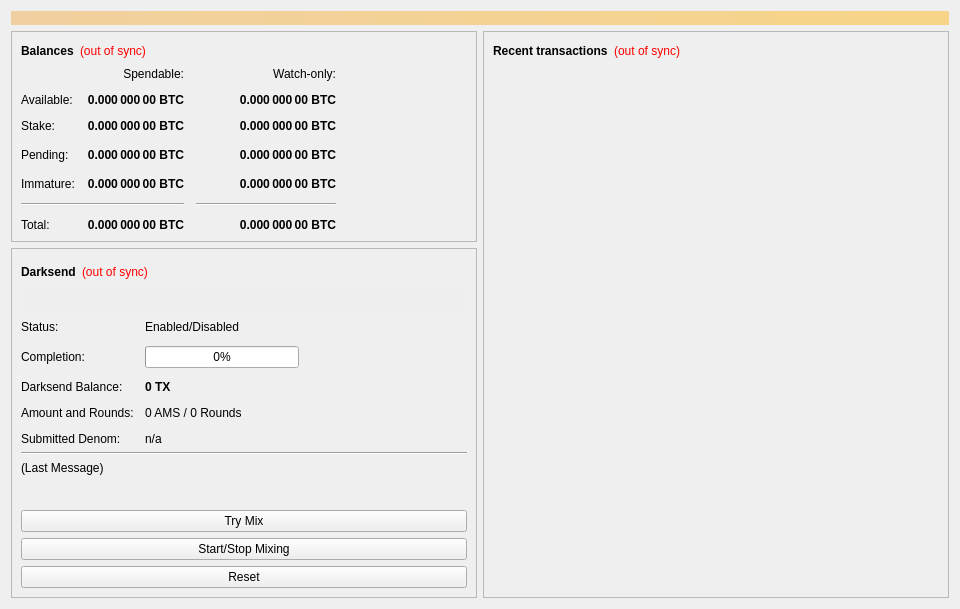
<?xml version="1.0" encoding="UTF-8"?>
<ui version="4.0">
 <class>OverviewPage</class>
 <widget class="QWidget" name="OverviewPage">
  <property name="geometry">
   <rect>
    <x>0</x>
    <y>0</y>
    <width>960</width>
    <height>594</height>
   </rect>
  </property>
  <property name="minimumSize">
   <size>
    <width>960</width>
    <height>0</height>
   </size>
  </property>
  <property name="windowTitle">
   <string>Form</string>
  </property>
  <layout class="QVBoxLayout" name="topLayout">
   <item>
    <widget class="QLabel" name="labelAlerts">
     <property name="visible">
      <bool>false</bool>
     </property>
     <property name="styleSheet">
      <string notr="true">background-color: qlineargradient(x1: 0, y1: 0, x2: 1, y2: 0, stop:0 #F0D0A0, stop:1 #F8D488); color:#000000;</string>
     </property>
     <property name="wordWrap">
      <bool>true</bool>
     </property>
     <property name="margin">
      <number>3</number>
     </property>
    </widget>
   </item>
   <item>
    <layout class="QHBoxLayout" name="horizontalLayout" stretch="1,1">
     <item>
      <layout class="QVBoxLayout" name="verticalLayout_2">
       <item>
        <widget class="QFrame" name="frame">
         <property name="frameShape">
          <enum>QFrame::StyledPanel</enum>
         </property>
         <property name="frameShadow">
          <enum>QFrame::Raised</enum>
         </property>
         <layout class="QVBoxLayout" name="verticalLayout_4">
          <item>
           <layout class="QHBoxLayout" name="horizontalLayout_4">
            <item>
             <widget class="QLabel" name="label_5">
              <property name="font">
               <font>
                <weight>75</weight>
                <bold>true</bold>
               </font>
              </property>
              <property name="text">
               <string>Balances</string>
              </property>
             </widget>
            </item>
            <item>
             <widget class="QLabel" name="labelWalletStatus">
              <property name="cursor">
               <cursorShape>WhatsThisCursor</cursorShape>
              </property>
              <property name="toolTip">
               <string>The displayed information may be out of date. Your wallet automatically synchronizes with the Transfer network after a connection is established, but this process has not completed yet.</string>
              </property>
              <property name="styleSheet">
               <string notr="true">QLabel { color: red; }</string>
              </property>
              <property name="text">
               <string notr="true">(out of sync)</string>
              </property>
              <property name="alignment">
               <set>Qt::AlignLeading|Qt::AlignLeft|Qt::AlignVCenter</set>
              </property>
             </widget>
            </item>
            <item>
             <spacer name="horizontalSpacer_3">
              <property name="orientation">
               <enum>Qt::Horizontal</enum>
              </property>
              <property name="sizeHint" stdset="0">
               <size>
                <width>40</width>
                <height>20</height>
               </size>
              </property>
             </spacer>
            </item>
           </layout>
          </item>
          <item>
           <layout class="QGridLayout" name="gridLayout">
            <property name="spacing">
             <number>12</number>
            </property>
            <item row="3" column="2">
             <widget class="QLabel" name="labelWatchPending">
              <property name="font">
               <font>
                <weight>75</weight>
                <bold>true</bold>
               </font>
              </property>
              <property name="cursor">
               <cursorShape>IBeamCursor</cursorShape>
              </property>
              <property name="toolTip">
               <string>Unconfirmed transactions to watch-only addresses</string>
              </property>
              <property name="text">
               <string notr="true">0.000 000 00 BTC</string>
              </property>
              <property name="alignment">
               <set>Qt::AlignRight|Qt::AlignTrailing|Qt::AlignVCenter</set>
              </property>
              <property name="textInteractionFlags">
               <set>Qt::LinksAccessibleByMouse|Qt::TextSelectableByKeyboard|Qt::TextSelectableByMouse</set>
              </property>
             </widget>
            </item>
            <item row="3" column="1">
             <widget class="QLabel" name="labelUnconfirmed">
              <property name="font">
               <font>
                <weight>75</weight>
                <bold>true</bold>
               </font>
              </property>
              <property name="cursor">
               <cursorShape>IBeamCursor</cursorShape>
              </property>
              <property name="toolTip">
               <string>Total of transactions that have yet to be confirmed, and do not yet count toward the spendable balance</string>
              </property>
              <property name="text">
               <string notr="true">0.000 000 00 BTC</string>
              </property>
              <property name="alignment">
               <set>Qt::AlignRight|Qt::AlignTrailing|Qt::AlignVCenter</set>
              </property>
              <property name="textInteractionFlags">
               <set>Qt::LinksAccessibleByMouse|Qt::TextSelectableByKeyboard|Qt::TextSelectableByMouse</set>
              </property>
             </widget>
            </item>
            <item row="4" column="2">
             <widget class="QLabel" name="labelWatchImmature">
              <property name="font">
               <font>
                <weight>75</weight>
                <bold>true</bold>
               </font>
              </property>
              <property name="cursor">
               <cursorShape>IBeamCursor</cursorShape>
              </property>
              <property name="toolTip">
               <string>Mined balance in watch-only addresses that has not yet matured</string>
              </property>
              <property name="text">
               <string notr="true">0.000 000 00 BTC</string>
              </property>
              <property name="alignment">
               <set>Qt::AlignRight|Qt::AlignTrailing|Qt::AlignVCenter</set>
              </property>
              <property name="textInteractionFlags">
               <set>Qt::LinksAccessibleByMouse|Qt::TextSelectableByKeyboard|Qt::TextSelectableByMouse</set>
              </property>
             </widget>
            </item>
            <item row="5" column="0" colspan="2">
             <widget class="Line" name="lineSpendableBalance">
              <property name="orientation">
               <enum>Qt::Horizontal</enum>
              </property>
             </widget>
            </item>
            <item row="5" column="2">
             <widget class="Line" name="lineWatchBalance">
              <property name="sizePolicy">
               <sizepolicy hsizetype="Preferred" vsizetype="Fixed">
                <horstretch>0</horstretch>
                <verstretch>0</verstretch>
               </sizepolicy>
              </property>
              <property name="minimumSize">
               <size>
                <width>140</width>
                <height>0</height>
               </size>
              </property>
              <property name="orientation">
               <enum>Qt::Horizontal</enum>
              </property>
             </widget>
            </item>
            <item row="6" column="0">
             <widget class="QLabel" name="labelTotalText">
              <property name="text">
               <string>Total:</string>
              </property>
             </widget>
            </item>
            <item row="4" column="1">
             <widget class="QLabel" name="labelImmature">
              <property name="font">
               <font>
                <weight>75</weight>
                <bold>true</bold>
               </font>
              </property>
              <property name="cursor">
               <cursorShape>IBeamCursor</cursorShape>
              </property>
              <property name="toolTip">
               <string>Mined balance that has not yet matured</string>
              </property>
              <property name="text">
               <string notr="true">0.000 000 00 BTC</string>
              </property>
              <property name="alignment">
               <set>Qt::AlignRight|Qt::AlignTrailing|Qt::AlignVCenter</set>
              </property>
              <property name="textInteractionFlags">
               <set>Qt::LinksAccessibleByMouse|Qt::TextSelectableByKeyboard|Qt::TextSelectableByMouse</set>
              </property>
             </widget>
            </item>
            <item row="3" column="3">
             <spacer name="horizontalSpacer_2">
              <property name="orientation">
               <enum>Qt::Horizontal</enum>
              </property>
              <property name="sizeHint" stdset="0">
               <size>
                <width>40</width>
                <height>20</height>
               </size>
              </property>
             </spacer>
            </item>
            <item row="4" column="0">
             <widget class="QLabel" name="labelImmatureText">
              <property name="text">
               <string>Immature:</string>
              </property>
             </widget>
            </item>
            <item row="6" column="1">
             <widget class="QLabel" name="labelTotal">
              <property name="font">
               <font>
                <weight>75</weight>
                <bold>true</bold>
               </font>
              </property>
              <property name="cursor">
               <cursorShape>IBeamCursor</cursorShape>
              </property>
              <property name="toolTip">
               <string>Your current total balance</string>
              </property>
              <property name="text">
               <string notr="true">0.000 000 00 BTC</string>
              </property>
              <property name="alignment">
               <set>Qt::AlignRight|Qt::AlignTrailing|Qt::AlignVCenter</set>
              </property>
              <property name="textInteractionFlags">
               <set>Qt::LinksAccessibleByMouse|Qt::TextSelectableByKeyboard|Qt::TextSelectableByMouse</set>
              </property>
             </widget>
            </item>
            <item row="6" column="2">
             <widget class="QLabel" name="labelWatchTotal">
              <property name="font">
               <font>
                <weight>75</weight>
                <bold>true</bold>
               </font>
              </property>
              <property name="cursor">
               <cursorShape>IBeamCursor</cursorShape>
              </property>
              <property name="toolTip">
               <string>Current total balance in watch-only addresses</string>
              </property>
              <property name="text">
               <string notr="true">0.000 000 00 BTC</string>
              </property>
              <property name="alignment">
               <set>Qt::AlignRight|Qt::AlignTrailing|Qt::AlignVCenter</set>
              </property>
              <property name="textInteractionFlags">
               <set>Qt::LinksAccessibleByMouse|Qt::TextSelectableByKeyboard|Qt::TextSelectableByMouse</set>
              </property>
             </widget>
            </item>
            <item row="0" column="2">
             <widget class="QLabel" name="labelWatchonly">
              <property name="text">
               <string>Watch-only:</string>
              </property>
              <property name="alignment">
               <set>Qt::AlignRight|Qt::AlignTrailing|Qt::AlignVCenter</set>
              </property>
             </widget>
            </item>
            <item row="1" column="0">
             <widget class="QLabel" name="labelBalanceText">
              <property name="text">
               <string>Available:</string>
              </property>
             </widget>
            </item>
            <item row="1" column="1">
             <widget class="QLabel" name="labelBalance">
              <property name="font">
               <font>
                <weight>75</weight>
                <bold>true</bold>
               </font>
              </property>
              <property name="cursor">
               <cursorShape>IBeamCursor</cursorShape>
              </property>
              <property name="toolTip">
               <string>Your current spendable balance</string>
              </property>
              <property name="text">
               <string notr="true">0.000 000 00 BTC</string>
              </property>
              <property name="alignment">
               <set>Qt::AlignRight|Qt::AlignTrailing|Qt::AlignVCenter</set>
              </property>
              <property name="textInteractionFlags">
               <set>Qt::LinksAccessibleByMouse|Qt::TextSelectableByKeyboard|Qt::TextSelectableByMouse</set>
              </property>
             </widget>
            </item>
            <item row="2" column="0">
             <widget class="QLabel" name="label_10">
              <property name="text">
               <string>Stake:</string>
              </property>
             </widget>
            </item>
            <item row="2" column="1">
             <widget class="QLabel" name="labelStake">
              <property name="font">
               <font>
                <weight>75</weight>
                <bold>true</bold>
               </font>
              </property>
              <property name="cursor">
               <cursorShape>IBeamCursor</cursorShape>
              </property>
              <property name="toolTip">
               <string>Total of coins that was staked, and do not yet count toward the current balance</string>
              </property>
              <property name="text">
               <string notr="true">0.000 000 00 BTC</string>
              </property>
              <property name="alignment">
               <set>Qt::AlignRight|Qt::AlignTrailing|Qt::AlignVCenter</set>
              </property>
              <property name="textInteractionFlags">
               <set>Qt::LinksAccessibleByMouse|Qt::TextSelectableByKeyboard|Qt::TextSelectableByMouse</set>
              </property>
             </widget>
            </item>
            <item row="2" column="2">
             <widget class="QLabel" name="labelWatchStake">
              <property name="font">
               <font>
                <weight>75</weight>
                <bold>true</bold>
               </font>
              </property>
              <property name="cursor">
               <cursorShape>IBeamCursor</cursorShape>
              </property>
              <property name="toolTip">
               <string>Total of coins that was staked in watch-only addresses, and do not yet count toward the current watch-only balance</string>
              </property>
              <property name="text">
               <string notr="true">0.000 000 00 BTC</string>
              </property>
              <property name="alignment">
               <set>Qt::AlignRight|Qt::AlignTrailing|Qt::AlignVCenter</set>
              </property>
              <property name="textInteractionFlags">
               <set>Qt::LinksAccessibleByMouse|Qt::TextSelectableByKeyboard|Qt::TextSelectableByMouse</set>
              </property>
             </widget>
            </item>
            <item row="1" column="2">
             <widget class="QLabel" name="labelWatchAvailable">
              <property name="font">
               <font>
                <weight>75</weight>
                <bold>true</bold>
               </font>
              </property>
              <property name="cursor">
               <cursorShape>IBeamCursor</cursorShape>
              </property>
              <property name="toolTip">
               <string>Your current balance in watch-only addresses</string>
              </property>
              <property name="text">
               <string notr="true">0.000 000 00 BTC</string>
              </property>
              <property name="alignment">
               <set>Qt::AlignRight|Qt::AlignTrailing|Qt::AlignVCenter</set>
              </property>
              <property name="textInteractionFlags">
               <set>Qt::LinksAccessibleByMouse|Qt::TextSelectableByKeyboard|Qt::TextSelectableByMouse</set>
              </property>
             </widget>
            </item>
            <item row="3" column="0">
             <widget class="QLabel" name="labelPendingText">
              <property name="text">
               <string>Pending:</string>
              </property>
             </widget>
            </item>
            <item row="0" column="1">
             <widget class="QLabel" name="labelSpendable">
              <property name="text">
               <string>Spendable:</string>
              </property>
              <property name="alignment">
               <set>Qt::AlignRight|Qt::AlignTrailing|Qt::AlignVCenter</set>
              </property>
             </widget>
            </item>
           </layout>
          </item>
         </layout>
        </widget>
       </item>
       <item>
        <widget class="QFrame" name="frameDarksend">
         <property name="sizePolicy">
          <sizepolicy hsizetype="Expanding" vsizetype="Expanding">
           <horstretch>0</horstretch>
           <verstretch>0</verstretch>
          </sizepolicy>
         </property>
         <property name="minimumSize">
          <size>
           <width>0</width>
           <height>350</height>
          </size>
         </property>
         <property name="layoutDirection">
          <enum>Qt::LeftToRight</enum>
         </property>
         <property name="frameShape">
          <enum>QFrame::StyledPanel</enum>
         </property>
         <property name="frameShadow">
          <enum>QFrame::Raised</enum>
         </property>
         <layout class="QVBoxLayout" name="verticalLayout_5">
          <item>
           <layout class="QHBoxLayout" name="horizontalLayout_5">
            <item>
             <widget class="QLabel" name="label_2">
              <property name="font">
               <font>
                <weight>75</weight>
                <bold>true</bold>
               </font>
              </property>
              <property name="text">
               <string>Darksend</string>
              </property>
             </widget>
            </item>
            <item>
             <widget class="QLabel" name="labelDarksendSyncStatus">
              <property name="toolTip">
               <string>The displayed information may be out of date. Your wallet automatically synchronizes with the Transfer network after a connection is established, but this process has not completed yet.</string>
              </property>
              <property name="styleSheet">
               <string notr="true">QLabel { color: red; }</string>
              </property>
              <property name="text">
               <string notr="true">(out of sync)</string>
              </property>
              <property name="alignment">
               <set>Qt::AlignLeading|Qt::AlignLeft|Qt::AlignVCenter</set>
              </property>
             </widget>
            </item>
            <item>
             <spacer name="horizontalSpacer_4">
              <property name="orientation">
               <enum>Qt::Horizontal</enum>
              </property>
              <property name="sizeHint" stdset="0">
               <size>
                <width>40</width>
                <height>20</height>
               </size>
              </property>
             </spacer>
            </item>
           </layout>
          </item>
          <item>
           <widget class="QPushButton" name="runAutoDenom">
            <property name="palette">
             <palette>
              <active>
               <colorrole role="WindowText">
                <brush brushstyle="SolidPattern">
                 <color alpha="255">
                  <red>0</red>
                  <green>0</green>
                  <blue>0</blue>
                 </color>
                </brush>
               </colorrole>
               <colorrole role="Button">
                <brush brushstyle="SolidPattern">
                 <color alpha="255">
                  <red>239</red>
                  <green>238</green>
                  <blue>238</blue>
                 </color>
                </brush>
               </colorrole>
               <colorrole role="Light">
                <brush brushstyle="SolidPattern">
                 <color alpha="255">
                  <red>255</red>
                  <green>255</green>
                  <blue>255</blue>
                 </color>
                </brush>
               </colorrole>
               <colorrole role="Midlight">
                <brush brushstyle="SolidPattern">
                 <color alpha="255">
                  <red>247</red>
                  <green>246</green>
                  <blue>246</blue>
                 </color>
                </brush>
               </colorrole>
               <colorrole role="Dark">
                <brush brushstyle="SolidPattern">
                 <color alpha="255">
                  <red>119</red>
                  <green>119</green>
                  <blue>119</blue>
                 </color>
                </brush>
               </colorrole>
               <colorrole role="Mid">
                <brush brushstyle="SolidPattern">
                 <color alpha="255">
                  <red>159</red>
                  <green>159</green>
                  <blue>159</blue>
                 </color>
                </brush>
               </colorrole>
               <colorrole role="Text">
                <brush brushstyle="SolidPattern">
                 <color alpha="255">
                  <red>0</red>
                  <green>0</green>
                  <blue>0</blue>
                 </color>
                </brush>
               </colorrole>
               <colorrole role="BrightText">
                <brush brushstyle="SolidPattern">
                 <color alpha="255">
                  <red>255</red>
                  <green>255</green>
                  <blue>255</blue>
                 </color>
                </brush>
               </colorrole>
               <colorrole role="ButtonText">
                <brush brushstyle="SolidPattern">
                 <color alpha="255">
                  <red>0</red>
                  <green>0</green>
                  <blue>0</blue>
                 </color>
                </brush>
               </colorrole>
               <colorrole role="Base">
                <brush brushstyle="SolidPattern">
                 <color alpha="255">
                  <red>255</red>
                  <green>255</green>
                  <blue>255</blue>
                 </color>
                </brush>
               </colorrole>
               <colorrole role="Window">
                <brush brushstyle="SolidPattern">
                 <color alpha="255">
                  <red>239</red>
                  <green>238</green>
                  <blue>238</blue>
                 </color>
                </brush>
               </colorrole>
               <colorrole role="Shadow">
                <brush brushstyle="SolidPattern">
                 <color alpha="255">
                  <red>0</red>
                  <green>0</green>
                  <blue>0</blue>
                 </color>
                </brush>
               </colorrole>
               <colorrole role="AlternateBase">
                <brush brushstyle="SolidPattern">
                 <color alpha="255">
                  <red>247</red>
                  <green>246</green>
                  <blue>246</blue>
                 </color>
                </brush>
               </colorrole>
               <colorrole role="ToolTipBase">
                <brush brushstyle="SolidPattern">
                 <color alpha="255">
                  <red>255</red>
                  <green>255</green>
                  <blue>220</blue>
                 </color>
                </brush>
               </colorrole>
               <colorrole role="ToolTipText">
                <brush brushstyle="SolidPattern">
                 <color alpha="255">
                  <red>0</red>
                  <green>0</green>
                  <blue>0</blue>
                 </color>
                </brush>
               </colorrole>
              </active>
              <inactive>
               <colorrole role="WindowText">
                <brush brushstyle="SolidPattern">
                 <color alpha="255">
                  <red>0</red>
                  <green>0</green>
                  <blue>0</blue>
                 </color>
                </brush>
               </colorrole>
               <colorrole role="Button">
                <brush brushstyle="SolidPattern">
                 <color alpha="255">
                  <red>239</red>
                  <green>238</green>
                  <blue>238</blue>
                 </color>
                </brush>
               </colorrole>
               <colorrole role="Light">
                <brush brushstyle="SolidPattern">
                 <color alpha="255">
                  <red>255</red>
                  <green>255</green>
                  <blue>255</blue>
                 </color>
                </brush>
               </colorrole>
               <colorrole role="Midlight">
                <brush brushstyle="SolidPattern">
                 <color alpha="255">
                  <red>247</red>
                  <green>246</green>
                  <blue>246</blue>
                 </color>
                </brush>
               </colorrole>
               <colorrole role="Dark">
                <brush brushstyle="SolidPattern">
                 <color alpha="255">
                  <red>119</red>
                  <green>119</green>
                  <blue>119</blue>
                 </color>
                </brush>
               </colorrole>
               <colorrole role="Mid">
                <brush brushstyle="SolidPattern">
                 <color alpha="255">
                  <red>159</red>
                  <green>159</green>
                  <blue>159</blue>
                 </color>
                </brush>
               </colorrole>
               <colorrole role="Text">
                <brush brushstyle="SolidPattern">
                 <color alpha="255">
                  <red>0</red>
                  <green>0</green>
                  <blue>0</blue>
                 </color>
                </brush>
               </colorrole>
               <colorrole role="BrightText">
                <brush brushstyle="SolidPattern">
                 <color alpha="255">
                  <red>255</red>
                  <green>255</green>
                  <blue>255</blue>
                 </color>
                </brush>
               </colorrole>
               <colorrole role="ButtonText">
                <brush brushstyle="SolidPattern">
                 <color alpha="255">
                  <red>0</red>
                  <green>0</green>
                  <blue>0</blue>
                 </color>
                </brush>
               </colorrole>
               <colorrole role="Base">
                <brush brushstyle="SolidPattern">
                 <color alpha="255">
                  <red>255</red>
                  <green>255</green>
                  <blue>255</blue>
                 </color>
                </brush>
               </colorrole>
               <colorrole role="Window">
                <brush brushstyle="SolidPattern">
                 <color alpha="255">
                  <red>239</red>
                  <green>238</green>
                  <blue>238</blue>
                 </color>
                </brush>
               </colorrole>
               <colorrole role="Shadow">
                <brush brushstyle="SolidPattern">
                 <color alpha="255">
                  <red>0</red>
                  <green>0</green>
                  <blue>0</blue>
                 </color>
                </brush>
               </colorrole>
               <colorrole role="AlternateBase">
                <brush brushstyle="SolidPattern">
                 <color alpha="255">
                  <red>247</red>
                  <green>246</green>
                  <blue>246</blue>
                 </color>
                </brush>
               </colorrole>
               <colorrole role="ToolTipBase">
                <brush brushstyle="SolidPattern">
                 <color alpha="255">
                  <red>255</red>
                  <green>255</green>
                  <blue>220</blue>
                 </color>
                </brush>
               </colorrole>
               <colorrole role="ToolTipText">
                <brush brushstyle="SolidPattern">
                 <color alpha="255">
                  <red>0</red>
                  <green>0</green>
                  <blue>0</blue>
                 </color>
                </brush>
               </colorrole>
              </inactive>
              <disabled>
               <colorrole role="WindowText">
                <brush brushstyle="SolidPattern">
                 <color alpha="255">
                  <red>119</red>
                  <green>119</green>
                  <blue>119</blue>
                 </color>
                </brush>
               </colorrole>
               <colorrole role="Button">
                <brush brushstyle="SolidPattern">
                 <color alpha="255">
                  <red>239</red>
                  <green>238</green>
                  <blue>238</blue>
                 </color>
                </brush>
               </colorrole>
               <colorrole role="Light">
                <brush brushstyle="SolidPattern">
                 <color alpha="255">
                  <red>255</red>
                  <green>255</green>
                  <blue>255</blue>
                 </color>
                </brush>
               </colorrole>
               <colorrole role="Midlight">
                <brush brushstyle="SolidPattern">
                 <color alpha="255">
                  <red>247</red>
                  <green>246</green>
                  <blue>246</blue>
                 </color>
                </brush>
               </colorrole>
               <colorrole role="Dark">
                <brush brushstyle="SolidPattern">
                 <color alpha="255">
                  <red>119</red>
                  <green>119</green>
                  <blue>119</blue>
                 </color>
                </brush>
               </colorrole>
               <colorrole role="Mid">
                <brush brushstyle="SolidPattern">
                 <color alpha="255">
                  <red>159</red>
                  <green>159</green>
                  <blue>159</blue>
                 </color>
                </brush>
               </colorrole>
               <colorrole role="Text">
                <brush brushstyle="SolidPattern">
                 <color alpha="255">
                  <red>119</red>
                  <green>119</green>
                  <blue>119</blue>
                 </color>
                </brush>
               </colorrole>
               <colorrole role="BrightText">
                <brush brushstyle="SolidPattern">
                 <color alpha="255">
                  <red>255</red>
                  <green>255</green>
                  <blue>255</blue>
                 </color>
                </brush>
               </colorrole>
               <colorrole role="ButtonText">
                <brush brushstyle="SolidPattern">
                 <color alpha="255">
                  <red>119</red>
                  <green>119</green>
                  <blue>119</blue>
                 </color>
                </brush>
               </colorrole>
               <colorrole role="Base">
                <brush brushstyle="SolidPattern">
                 <color alpha="255">
                  <red>239</red>
                  <green>238</green>
                  <blue>238</blue>
                 </color>
                </brush>
               </colorrole>
               <colorrole role="Window">
                <brush brushstyle="SolidPattern">
                 <color alpha="255">
                  <red>239</red>
                  <green>238</green>
                  <blue>238</blue>
                 </color>
                </brush>
               </colorrole>
               <colorrole role="Shadow">
                <brush brushstyle="SolidPattern">
                 <color alpha="255">
                  <red>0</red>
                  <green>0</green>
                  <blue>0</blue>
                 </color>
                </brush>
               </colorrole>
               <colorrole role="AlternateBase">
                <brush brushstyle="SolidPattern">
                 <color alpha="255">
                  <red>239</red>
                  <green>238</green>
                  <blue>238</blue>
                 </color>
                </brush>
               </colorrole>
               <colorrole role="ToolTipBase">
                <brush brushstyle="SolidPattern">
                 <color alpha="255">
                  <red>255</red>
                  <green>255</green>
                  <blue>220</blue>
                 </color>
                </brush>
               </colorrole>
               <colorrole role="ToolTipText">
                <brush brushstyle="SolidPattern">
                 <color alpha="255">
                  <red>0</red>
                  <green>0</green>
                  <blue>0</blue>
                 </color>
                </brush>
               </colorrole>
              </disabled>
             </palette>
            </property>
            <property name="focusPolicy">
             <enum>Qt::NoFocus</enum>
            </property>
            <property name="autoFillBackground">
             <bool>true</bool>
            </property>
            <property name="text">
             <string/>
            </property>
            <property name="flat">
             <bool>true</bool>
            </property>
           </widget>
          </item>
          <item>
           <layout class="QFormLayout" name="formLayout">
            <property name="fieldGrowthPolicy">
             <enum>QFormLayout::AllNonFixedFieldsGrow</enum>
            </property>
            <property name="horizontalSpacing">
             <number>11</number>
            </property>
            <property name="verticalSpacing">
             <number>12</number>
            </property>
            <item row="0" column="0">
             <widget class="QLabel" name="label_6">
              <property name="text">
               <string>Status:</string>
              </property>
             </widget>
            </item>
            <item row="1" column="0">
             <widget class="QLabel" name="label_7">
              <property name="text">
               <string>Completion:</string>
              </property>
             </widget>
            </item>
            <item row="1" column="1">
             <widget class="QProgressBar" name="darksendProgress">
              <property name="maximumSize">
               <size>
                <width>154</width>
                <height>16777215</height>
               </size>
              </property>
              <property name="value">
               <number>0</number>
              </property>
             </widget>
            </item>
            <item row="3" column="0">
             <widget class="QLabel" name="labelAnonymizedText">
              <property name="text">
               <string>Darksend Balance:</string>
              </property>
             </widget>
            </item>
            <item row="3" column="1">
             <widget class="QLabel" name="labelAnonymized">
              <property name="font">
               <font>
                <weight>75</weight>
                <bold>true</bold>
               </font>
              </property>
              <property name="text">
               <string notr="true">0 TX</string>
              </property>
             </widget>
            </item>
            <item row="4" column="0">
             <widget class="QLabel" name="label_8">
              <property name="text">
               <string>Amount and Rounds:</string>
              </property>
             </widget>
            </item>
            <item row="4" column="1">
             <widget class="QLabel" name="labelAmountRounds">
              <property name="text">
               <string>0 AMS / 0 Rounds</string>
              </property>
             </widget>
            </item>
            <item row="5" column="0">
             <widget class="QLabel" name="label_9">
              <property name="text">
               <string>Submitted Denom:</string>
              </property>
             </widget>
            </item>
            <item row="5" column="1">
             <widget class="QLabel" name="labelSubmittedDenom">
              <property name="toolTip">
               <string>The denominations you submitted to the Masternode.&lt;br&gt;To mix, other users must submit the exact same denominations.</string>
              </property>
              <property name="text">
               <string>n/a</string>
              </property>
             </widget>
            </item>
            <item row="0" column="1">
             <widget class="QLabel" name="darksendEnabled">
              <property name="text">
               <string>Enabled/Disabled</string>
              </property>
             </widget>
            </item>
           </layout>
          </item>
          <item>
           <widget class="Line" name="lineLastMessage">
            <property name="orientation">
             <enum>Qt::Horizontal</enum>
            </property>
           </widget>
          </item>
          <item>
           <widget class="QLabel" name="darksendStatus">
            <property name="minimumSize">
             <size>
              <width>288</width>
              <height>43</height>
             </size>
            </property>
            <property name="text">
             <string>(Last Message)</string>
            </property>
            <property name="alignment">
             <set>Qt::AlignLeading|Qt::AlignLeft|Qt::AlignTop</set>
            </property>
            <property name="wordWrap">
             <bool>true</bool>
            </property>
           </widget>
          </item>
          <item>
           <widget class="QPushButton" name="darksendAuto">
            <property name="sizePolicy">
             <sizepolicy hsizetype="MinimumExpanding" vsizetype="Fixed">
              <horstretch>0</horstretch>
              <verstretch>0</verstretch>
             </sizepolicy>
            </property>
            <property name="toolTip">
             <string>Try to manually submit a Darksend request.</string>
            </property>
            <property name="text">
             <string>Try Mix</string>
            </property>
           </widget>
          </item>
          <item>
           <widget class="QPushButton" name="toggleDarksend">
            <property name="sizePolicy">
             <sizepolicy hsizetype="MinimumExpanding" vsizetype="Fixed">
              <horstretch>0</horstretch>
              <verstretch>0</verstretch>
             </sizepolicy>
            </property>
            <property name="text">
             <string>Start/Stop Mixing</string>
            </property>
           </widget>
          </item>
          <item>
           <widget class="QPushButton" name="darksendReset">
            <property name="sizePolicy">
             <sizepolicy hsizetype="MinimumExpanding" vsizetype="Fixed">
              <horstretch>0</horstretch>
              <verstretch>0</verstretch>
             </sizepolicy>
            </property>
            <property name="toolTip">
             <string>Reset the current status of Darksend (can interrupt Darksend if it's in the process of Mixing, which can cost you money!)</string>
            </property>
            <property name="autoFillBackground">
             <bool>false</bool>
            </property>
            <property name="text">
             <string>Reset</string>
            </property>
           </widget>
          </item>
         </layout>
        </widget>
       </item>
       <item>
        <spacer name="verticalSpacer">
         <property name="orientation">
          <enum>Qt::Vertical</enum>
         </property>
         <property name="sizeHint" stdset="0">
          <size>
           <width>20</width>
           <height>40</height>
          </size>
         </property>
        </spacer>
       </item>
      </layout>
     </item>
     <item>
      <layout class="QVBoxLayout" name="verticalLayout_3">
       <item>
        <widget class="QFrame" name="frame_2">
         <property name="frameShape">
          <enum>QFrame::StyledPanel</enum>
         </property>
         <property name="frameShadow">
          <enum>QFrame::Raised</enum>
         </property>
         <layout class="QVBoxLayout" name="verticalLayout">
          <item>
           <layout class="QHBoxLayout" name="horizontalLayout_2">
            <item>
             <widget class="QLabel" name="label_4">
              <property name="font">
               <font>
                <weight>75</weight>
                <bold>true</bold>
               </font>
              </property>
              <property name="text">
               <string>Recent transactions</string>
              </property>
             </widget>
            </item>
            <item>
             <widget class="QLabel" name="labelTransactionsStatus">
              <property name="cursor">
               <cursorShape>WhatsThisCursor</cursorShape>
              </property>
              <property name="toolTip">
               <string>The displayed information may be out of date. Your wallet automatically synchronizes with the Transfer network after a connection is established, but this process has not completed yet.</string>
              </property>
              <property name="styleSheet">
               <string notr="true">QLabel { color: red; }</string>
              </property>
              <property name="text">
               <string notr="true">(out of sync)</string>
              </property>
              <property name="alignment">
               <set>Qt::AlignRight|Qt::AlignTrailing|Qt::AlignVCenter</set>
              </property>
             </widget>
            </item>
            <item>
             <spacer name="horizontalSpacer">
              <property name="orientation">
               <enum>Qt::Horizontal</enum>
              </property>
              <property name="sizeHint" stdset="0">
               <size>
                <width>40</width>
                <height>20</height>
               </size>
              </property>
             </spacer>
            </item>
           </layout>
          </item>
          <item>
           <widget class="QListView" name="listTransactions">
            <property name="styleSheet">
             <string notr="true">QListView { background: transparent; }</string>
            </property>
            <property name="frameShape">
             <enum>QFrame::NoFrame</enum>
            </property>
            <property name="verticalScrollBarPolicy">
             <enum>Qt::ScrollBarAlwaysOff</enum>
            </property>
            <property name="horizontalScrollBarPolicy">
             <enum>Qt::ScrollBarAlwaysOff</enum>
            </property>
            <property name="selectionMode">
             <enum>QAbstractItemView::NoSelection</enum>
            </property>
           </widget>
          </item>
         </layout>
        </widget>
       </item>
      </layout>
     </item>
    </layout>
   </item>
  </layout>
 </widget>
 <resources/>
 <connections/>
</ui>
